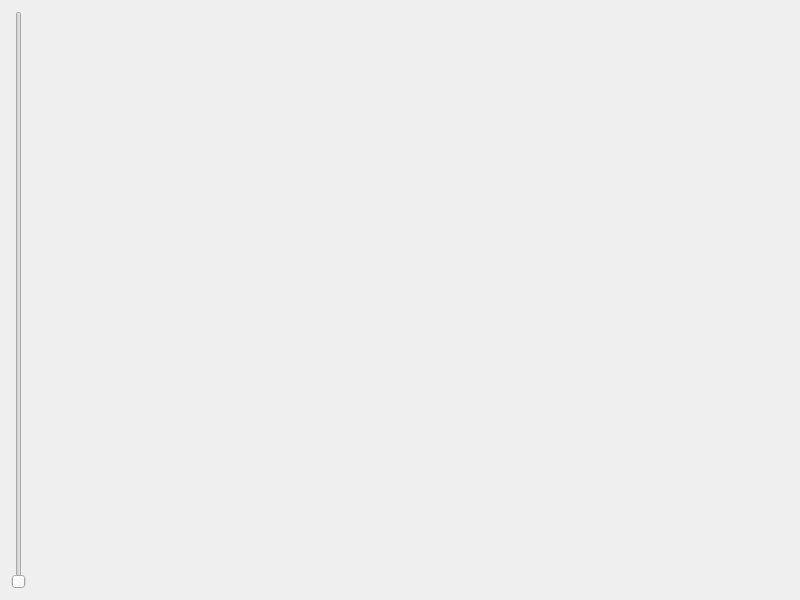
<?xml version="1.0" encoding="UTF-8"?>
<ui version="4.0">
 <class>Widget</class>
 <widget class="QWidget" name="Widget">
  <property name="geometry">
   <rect>
    <x>0</x>
    <y>0</y>
    <width>800</width>
    <height>600</height>
   </rect>
  </property>
  <property name="windowTitle">
   <string>Widget</string>
  </property>
  <layout class="QVBoxLayout" name="verticalLayout">
   <item>
    <widget class="QSlider" name="verticalSlider">
     <property name="orientation">
      <enum>Qt::Orientation::Vertical</enum>
     </property>
    </widget>
   </item>
  </layout>
 </widget>
 <resources/>
 <connections>
  <connection>
   <sender>verticalSlider</sender>
   <signal>valueChanged(int)</signal>
   <receiver>Widget</receiver>
   <slot>repaint()</slot>
   <hints>
    <hint type="sourcelabel">
     <x>16</x>
     <y>140</y>
    </hint>
    <hint type="destinationlabel">
     <x>131</x>
     <y>149</y>
    </hint>
   </hints>
  </connection>
 </connections>
</ui>
